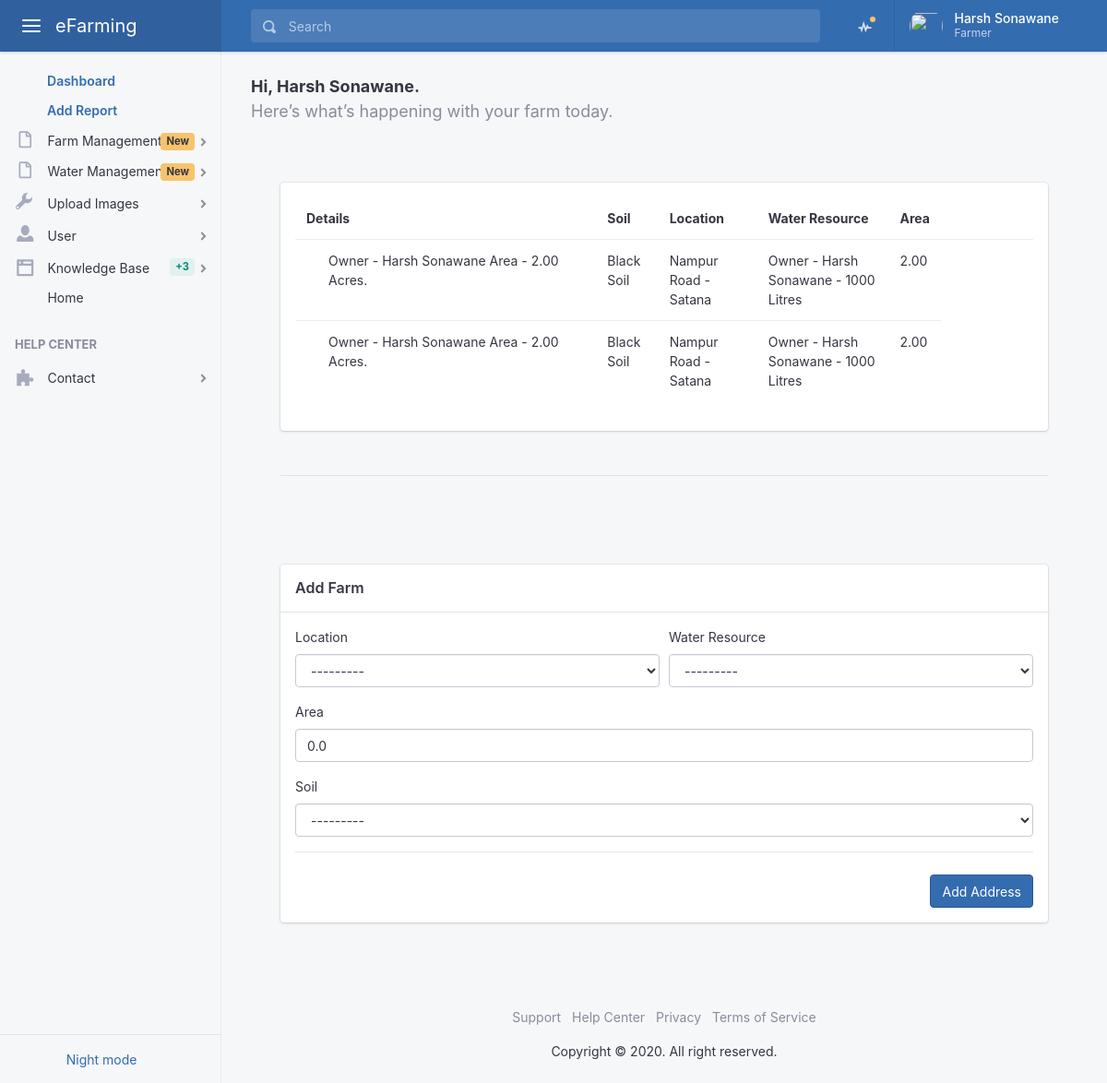
/user/farm/add/ (signed in), run on the app's committed database.
### user/models.py (models this page shows, shortened)
class Profile(models.Model):
    MALE = 1
    FEMALE = 2
    OTHER = 3
    GENDER_CHOICES = (
        (MALE, 'Male'),
        (FEMALE, 'Female'),
        (OTHER , 'Other'),
    )
    FARMER = 1
    DOCTOR = 2
    SHOP = 3
    TYPE_CHOICES = (
        (FARMER, 'Farmer'),
        (DOCTOR, 'Doctor'),
        (SHOP , 'Shop'),
    )
    user            = models.OneToOneField(User, on_delete=models.CASCADE)
    mobile          = models.IntegerField(null=True, blank=True)
    profile_image   = models.ImageField(upload_to='profile/%y/%m/%d/', blank=True)
    type            = models.PositiveSmallIntegerField(choices=TYPE_CHOICES, default=1)
    status          = models.BooleanField(default=False)
    created_on      = models.DateTimeField(auto_now_add=True)
    updated_on      = models.DateTimeField(auto_now=True)

class Address(models.Model):
    STATE_CHOICES = (
    ("Andhra Pradesh", "Andhra Pradesh"), ("Arunachal Pradesh ", "Arunachal Pradesh "), ("Assam", "Assam"),
    ("Bihar", "Bihar"), ("Chhattisgarh", "Chhattisgarh"), ("Goa", "Goa"), ("Gujarat", "Gujarat"),
    ("Haryana", "Haryana"), ("Himachal Pradesh", "Himachal Pradesh"), ("Jammu and Kashmir ", "Jammu and Kashmir "),
    ("Jharkhand", "Jharkhand"), ("Karnataka", "Karnataka"), ("Kerala", "Kerala"), ("Madhya Pradesh", "Madhya Pradesh"),
    ("Maharashtra", "Maharashtra"), ("Manipur", "Manipur"), ("Meghalaya", "Meghalaya"), ("Mizoram", "Mizoram"),
    ("Nagaland", "Nagaland"), ("Odisha", "Odisha"), ("Punjab", "Punjab"), ("Rajasthan", "Rajasthan"),
    ("Sikkim", "Sikkim"), ("Tamil Nadu", "Tamil Nadu"), ("Telangana", "Telangana"), ("Tripura", "Tripura"),
    ("Uttar Pradesh", "Uttar Pradesh"), ("Uttarakhand", "Uttarakhand"), ("West Bengal", "West Bengal"),
    ("Andaman and Nicobar Islands", "Andaman and Nicobar Islands"), ("Chandigarh", "Chandigarh"),
    ("Dadra and Nagar Haveli", "Dadra and Nagar Haveli"), ("Daman and Diu", "Daman and Diu"),
    ("Lakshadweep", "Lakshadweep"), ("National Capital Territory of Delhi", "National Capital Territory of Delhi"),
    ("Puducherry", "Puducherry"))
    user            = models.ForeignKey(User, on_delete=models.CASCADE)
    line_1          = models.CharField(max_length=250)
    town            = models.CharField(max_length=250, blank=True, null=True)
    landmark        = models.CharField(max_length=250, blank=True, null=True)
    city            = models.CharField(max_length=250)
    district        = models.CharField(max_length=250)
    state           = models.CharField(choices=STATE_CHOICES, max_length=255)
    pin             = models.IntegerField()
    created         = models.DateTimeField(auto_now_add=True)
    updated         = models.DateTimeField(auto_now=True)
    def __str__(self):
        return self.line_1 + ' - ' + self.city

### farm/models.py (models this page shows)
class Farm(models.Model):
    owner           = models.ForeignKey(User, on_delete=models.CASCADE)
    soil            = models.ForeignKey(Soil, on_delete=models.DO_NOTHING)
    location        = models.ForeignKey(Address, on_delete=models.DO_NOTHING)
    water_resource  = models.ForeignKey(WaterResource, on_delete=models.DO_NOTHING)
    area            = models.DecimalField(default=000.0, max_digits=300, decimal_places=2)
    is_active       = models.BooleanField(default=False)
    created         = models.DateTimeField(auto_now_add=True)
    updated         = models.DateTimeField(auto_now=True)
    def __str__(self):
        return 'Owner - ' + str(self.owner.first_name) + ' ' + str(self.owner.last_name) + ' Area - ' + str(self.area) + ' Acres.'

class Soil(models.Model):
    name        = models.CharField(max_length=255)
    description = models.CharField(max_length=1000)
    def __str__(self):
        return self.name

class WaterResource(models.Model):
    PRIMARY = 1
    SECONDARY = 2
    TYPE_CHOICES = (
        (PRIMARY, 'Primary'),
        (SECONDARY, 'Secondary'),
    )
    owner           = models.ForeignKey(User, on_delete=models.CASCADE)
    volume          = models.IntegerField() #in liters
    depth           = models.IntegerField() #in feets
    diameter        = models.IntegerField() #in feets
    income_rate     = models.IntegerField() #liter per minute
    available_water = models.IntegerField() #in liter
    type            = models.PositiveSmallIntegerField(choices=TYPE_CHOICES, default=1)
    is_active       = models.BooleanField(default=False)
    created         = models.DateTimeField(auto_now_add=True)
    updated         = models.DateTimeField(auto_now=True)
    def __str__(self):
        return 'Owner - ' + str(self.owner.first_name) + ' ' + str(self.owner.last_name) + ' - ' + str(self.volume) + ' Litres'

### user/views.py (the view)
# urls.py: path('farm/add/', views.add_farm, name='add_farm'),
@login_required
def add_farm(request):
    template = 'site/dashboard/add_farm.html'
    if request.method == 'POST':
                form = AddFarmForm(request.user, request.POST or None, request.FILES or None)
                if form.is_valid():
                        post = form.save(commit=False)
                        post.owner = request.user
                        post.save()
                        messages.success(request, "Your farm has been created")
                        return redirect('user_home')
    else:
        objects = Farm.objects.filter(owner=request.user)
        form = AddFarmForm(request.user)
    context = {
        'form': form,
        'objects':objects,
    }
    return render(request, template, context)

### user/forms.py
class AddFarmForm(forms.ModelForm):
    class Meta:
        model = Farm
        fields = ['location', 'soil','water_resource','area']
        widgets = {
            "soil": forms.Select(attrs={'placeholder': 'Select Soil', 'class': 'form-control', 'required': 'required', 'autofocus':'""'}),
            "location": forms.Select(attrs={'placeholder': 'Select Address', 'class': 'form-control', 'required': 'required'}),
            "water_resource": forms.Select(attrs={'placeholder': 'select Water Resource', 'class': 'form-control', 'required': 'required'}),
            "area": forms.TextInput(attrs={'placeholder': 'Area in Acres', 'class': 'form-control', 'required': 'required'}),
            }
    def __init__(self, user, *args, **kwargs):
        super(AddFarmForm, self).__init__(*args, **kwargs)
        self.fields['water_resource'].queryset = WaterResource.objects.filter(
            owner=user)
        self.fields['location'].queryset = Address.objects.filter(
            user=user)

### templates/site/dashboard/add_farm.html (shortened to what this page needs)
{% extends 'site/base.html' %}
{% load static %}
{% block content %}
{% include 'partials/header.html' %}
{% include 'partials/aside.html' %}
  <main class="app-main">
    <div class="wrapper">
      <div class="page">
        <div class="page-inner">
          <header class="page-title-bar">
            <div class="d-flex flex-column flex-md-row">
              <p class="lead">
                <span class="font-weight-bold">Hi, {{ user.first_name }} {{ user.last_name }}.</span> <span class="d-block text-muted"> {{ cord }} Here’s what’s happening with your farm today.</span>
              </p>
            </div>
          </header>
          <div class="page-inner">
            <div class="page-section">
              <div class="card card-fluid">
                <div class="card-body">
                  <table id="myTable" class="table">
                    <thead>
                      <tr>
                        <th colspan="2" style="min-width: 320px;">
                          Details
                        </th>
                        <th> Soil </th>
                        <th> Location </th>
                        <th> Water Resource </th>
                        <th> Area </th>
                        <th style="width:100px; min-width:100px;"> &nbsp; </th>
                      </tr>
                    </thead>
                    <tbody>
                      {% for obj in objects %}
                      <tr>
                        <td></td>
                        <td>{{ obj }}</td>
                        <td>{{ obj.soil }}</td>
                        <td>{{ obj.location }}</td>
                        <td>{{ obj.water_resource }}</td>
                        <td>{{ obj.area }}</td>
                      </tr>
                      {% endfor %}
                    </tbody>
                  </table>
                </div>
              </div>
              <hr class="my-5">
            </div>
          </div>
          <div class="page-inner">
            <div class="page-section">
              <div class="row">
                <div class="col-lg-12">
                  <div class="card card-fluid">
                    <h6 class="card-header"> Add Farm </h6>
                    <div class="card-body">
                      <form method="POST" action="{% url 'add_farm' %}">{% csrf_token %}
                        <div class="form-row">
                          <div class="col-md-6 mb-3">
                            <label for="input01">Location</label> {{ form.location }}
                          </div>
                          <div class="col-md-6 mb-3">
                            <label for="input02">Water Resource</label> {{ form.water_resource }}
                          </div>
                        </div>
                        <div class="form-group">
                          <label for="input03">Area</label> {{ form.area }}
                        </div>
                        <div class="form-group">
                          <label for="input03">Soil</label> {{ form.soil }}
                        </div>
                        <hr>
                        <div class="form-actions">
                          <button type="submit" class="btn btn-primary text-nowrap ml-auto">Add Address</button>
                        </div>
                      </form>
                    </div>
                  </div>
                </div>
              </div>
            </div>
          </div>
        </div>
      </div>
    </div>
    <footer class="app-footer">
      <ul class="list-inline">
        <li class="list-inline-item">
          <a class="text-muted" href="#">Support</a>
        </li>
        <li class="list-inline-item">
          <a class="text-muted" href="#">Help Center</a>
        </li>
        <li class="list-inline-item">
          <a class="text-muted" href="#">Privacy</a>
        </li>
        <li class="list-inline-item">
          <a class="text-muted" href="#">Terms of Service</a>
        </li>
      </ul>
      <div class="copyright"> Copyright © 2020. All right reserved. </div>
    </footer>
  </main>
{% endblock %}

### templates/partials/header.html (shortened to what this page needs)
{% load static %}
<header class="app-header app-header-dark">
    <div class="top-bar">
      <div class="top-bar-brand">
        <button class="hamburger hamburger-squeeze mr-2" type="button" data-toggle="aside-menu" aria-label="toggle aside menu"><span class="hamburger-box"><span class="hamburger-inner"></span></span></button>
        <a href="{% url 'user_home' %}">
            eFarming
           </a>
      </div>
      <div class="top-bar-list">
        <div class="top-bar-item top-bar-item-full">
          <form class="top-bar-search">
            <div class="input-group input-group-search dropdown">
              <div class="input-group-prepend">
                <span class="input-group-text"><span class="oi oi-magnifying-glass"></span></span>
              </div><input type="text" class="form-control" data-toggle="dropdown" aria-label="Search" placeholder="Search">
            </div>
          </form>
        </div>
        <div class="top-bar-item top-bar-item-right px-0 d-none d-sm-flex">
          <ul class="header-nav nav">
            <li class="nav-item dropdown header-nav-dropdown has-notified">
              <a class="nav-link" href="#" data-toggle="dropdown" aria-haspopup="true" aria-expanded="false"><span class="oi oi-pulse"></span></a>
            </li>
          </ul>
          <div class="dropdown d-flex">
            <button class="btn-account d-none d-md-flex" type="button" data-toggle="dropdown" aria-haspopup="true" aria-expanded="false"><span class="user-avatar user-avatar-md"><img src="assets/images/avatars/profile.jpg" alt=""></span> <span class="account-summary pr-lg-4 d-none d-lg-block"><span class="account-name">{{ user.first_name }} {{ user.last_name }}</span> <span class="account-description">{{ user.profile.get_type_display }}</span></span></button>
          </div>
        </div>
      </div>
    </div>
  </header>

### data on the page
Farm: owner+area "Owner - Harsh Sonawane Area - 2.00 Acres.", soil "Black Soil", location "Nampur Road - Satana", water_resource "Owner - Harsh Sonawane - 1000 Litres", area "2.00"
Farm: owner+area "Owner - Harsh Sonawane Area - 2.00 Acres.", soil "Black Soil", location "Nampur Road - Satana", water_resource "Owner - Harsh Sonawane - 1000 Litres", area "2.00"

### other printed values
{{ user.first_name }} "Harsh"
{{ user.last_name }} "Sonawane"
{{ user.profile.get_type_display }} "Farmer"
